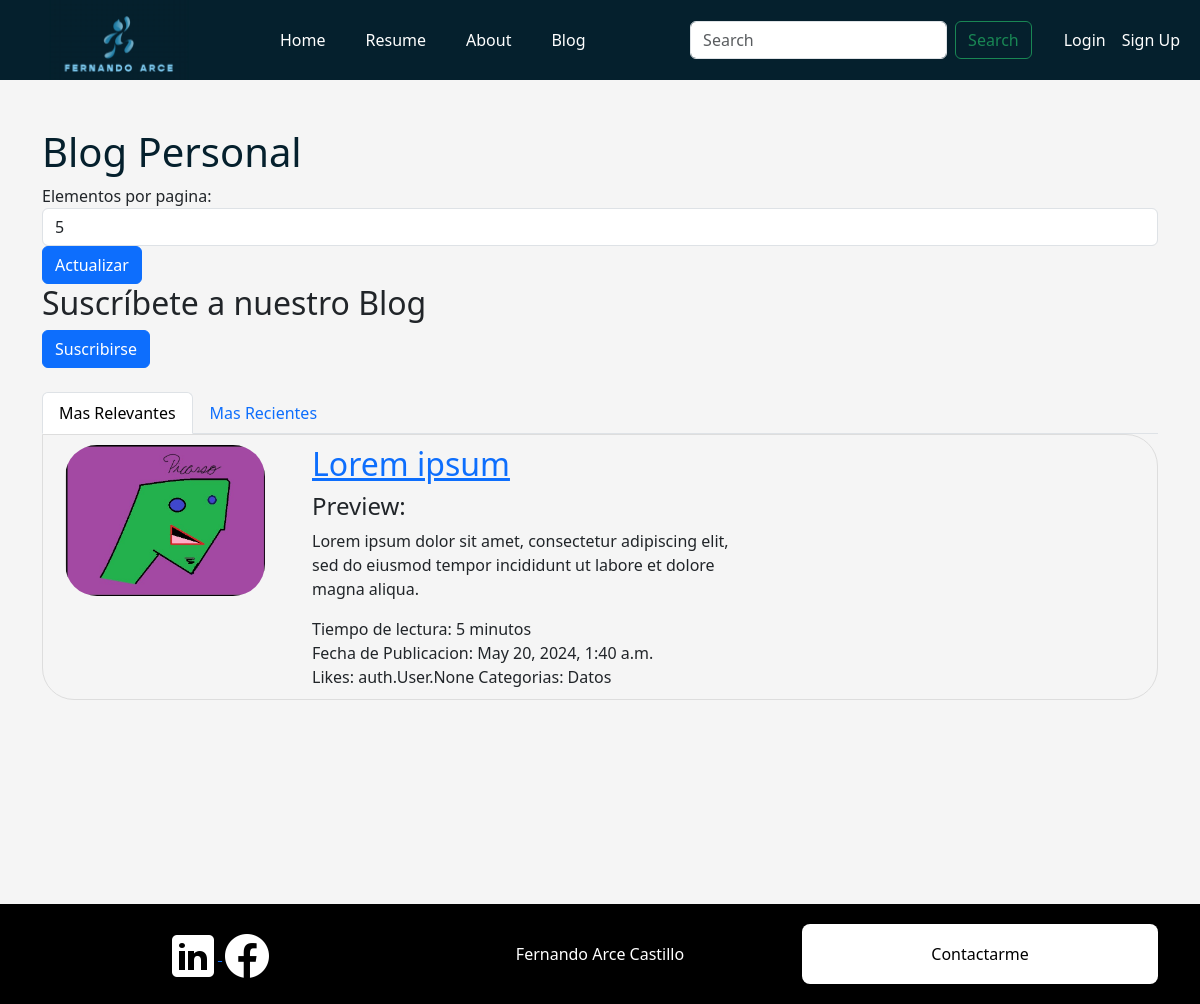
Page /articulos/ on the committed database.
### sitio_personal/models.py (models this page shows, shortened)
class Articulo(models.Model):
    titulo = models.CharField(max_length=200)
    contenido = models.TextField()
    etiquetas = models.ManyToManyField(Etiqueta)
    fecha_publicacion = models.DateTimeField(auto_now_add=True)
    likes = models.ManyToManyField(User, related_name='likes', blank=True)
    thumbnail = models.ImageField(upload_to='sitio_personal/static/img/thumbnails', null=True, blank=True)
    preview = models.TextField(null=True, blank=True)
    tiempo_lectura = models.IntegerField(default=5)
    usuario = models.ForeignKey(User, on_delete=models.CASCADE)
    def thumbnail_name(self):
        if self.thumbnail and self.thumbnail.name:
            return self.thumbnail.name.split('/')[-1]
        return None

class Etiqueta(models.Model):
    nombre = models.CharField(max_length=100)

### sitio_personal/views.py (the view)
# urls.py: path('articulos/', views.listar_articulos, name='listar_articulos'),
def listar_articulos(request):
    default_page = 1
    page = request.GET.get('page', default_page)
    items_per_page = request.GET.get('items_per_page', 5)
    articulos_por_likes = Articulo.objects.all().order_by('-likes')
    articulos_mas_recientes = Articulo.objects.all().order_by('-fecha_publicacion')
    paginator = Paginator(articulos_por_likes, items_per_page)
    try:
        items_page_likes = paginator.page(page)
    except PageNotAnInteger:
        items_page_likes = paginator.page(default_page)
    except EmptyPage:
        items_page_likes = paginator.page(paginator.num_pages)
    paginator = Paginator(articulos_mas_recientes, items_per_page)
    try:
        items_page_relevant = paginator.page(page)
    except PageNotAnInteger:
        items_page_relevant = paginator.page(default_page)
    except EmptyPage:
        items_page_relevant = paginator.page(paginator.num_pages)
    context = {
        'items_page_likes': items_page_likes,
        'items_page_relevant': items_page_relevant
    }
    return render(request, 'sitio_personal/listar_articulos.html', context)

### sitio_personal/templates/sitio_personal/listar_articulos.html (shortened to what this page needs)
{% extends 'base.html' %}
{% block content %}
<div class="container mb-4 contenedor_articulos" style="position: relative;">
    <h1 style="color: #05202D; "><br />Blog Personal <br /></h1>
    <form class="form-inline" method="get" action="{% url 'listar_articulos' %}">
        <div class="form-group">
            <label for="items_per_page" class="mr-2">Elementos por pagina:</label>
            <select class="form-control" name="items_per_page" id="items_per_page">
                <option value="5">5</option>
            </select>
        </div>
        <button type="submit" class="btn btn-primary ml-2">Actualizar</button>
    </form>
    <div class="suscripcion">
        <h2>Suscríbete a nuestro Blog</h2>
        <form method="post" action="{% url 'suscribirse' %}">
            <button type="submit" class="btn btn-primary">Suscribirse</button>
        </form>
    </div>
    <ul class="nav nav-tabs mt-4" id="myTab" role="tablist">
        <li class="nav-item" role="presentation">
            <button class="nav-link active" id="relevantes-tab" data-bs-toggle="tab" data-bs-target="#relevantes" type="button" role="tab" aria-controls="relevantes" aria-selected="true">Mas Relevantes</button>
        </li>
        <li class="nav-item" role="presentation">
            <button class="nav-link" id="recientes-tab" data-bs-toggle="tab" data-bs-target="#recientes" type="button" role="tab" aria-controls="recientes" aria-selected="false">Mas Recientes</button>
        </li>
    </ul>
    <div class="tab-content" id="myTabContent">
        <div class="tab-pane fade show active" id="relevantes" role="tabpanel" aria-labelledby="relevantes-tab">
            {% if items_page_likes %}
            {% for articulo in items_page_likes %}
            <div class="articulo">
                <div class="container text-start">
                    <div class="row justify-content-start">
                        <div class="col">
                            <img src="../static/img/thumbnails/{{ articulo.thumbnail_name}}" alt="{{ articulo.thumbnail_name}}">
                        </div>
                        <div class="col">
                            <div class="texto_miniatura">
                                <h2><a href="{% url 'detalle_articulo' articulo.id %}">{{ articulo.titulo }}</a></h2>
                                <h4>Preview:</h4>
                                <p>{{ articulo.preview }}</p>
                                <span>Tiempo de lectura: {{ articulo.tiempo_lectura }} minutos <br /></span>
                                <span>Fecha de Publicacion: {{ articulo.fecha_publicacion }} <br /></span>
                                <span>Likes: {{articulo.likes}}</span>
                                <span>
                                    Categorias:
                                    {% for etiqueta in articulo.etiquetas.all %}
                                    {{ etiqueta.nombre }}
                                    {% endfor %}
                                    <br />
                                </span>
                            </div>
                        </div>
                    </div>
                </div>
            </div>
            {% endfor %}
            {% else %}
            <p>No items found.</p>
            {% endif %}
        </div>
    </div>
</div>
<footer class="footer-black">
    <div class="container text-center">
        <div class="row align-items-start">
          <div class="col">
            <div class="container">
                <a href="https://www.linkedin.com/" target="_blank">
                    <img src="../static/img/logo_linkedin.png" alt="perfil linkedin" />
                </a>
                <span>
                    <a href="https://www.facebook.com/" target="_blank">
                        <img src="../static/img/logo_facebook.png" alt="perfil facebook" />
                    </a>
                </span>
            </div>
          </div>
          <div class="col">
            Fernando Arce Castillo
          </div>
          <div class="col">
            <div class="boton_contacto" data-toggle="modal" data-target="#contactModal">
                Contactarme
            </div>
          </div>
        </div>
      </div>
</footer>
{% endblock %}

### sitio_personal/static/css/styles.css (style rules this page uses)
body { background-color: #f5f5f5; }
.footer-black { background-color: #000; color: #fff; padding-top: 20px; height: 100px; line-height: 60px; }
.articulo { margin-bottom: 20px; border: 1px solid #ddd; padding: 10px; border-radius: 2rem; border-top-left-radius: 0; }
.articulo img { position: relative; border-radius: 2rem; max-width: 200px; height: auto; }
.texto_miniatura { position: relative; right: 25rem; height: 100%; padding-left: 100px; }
.contenedor_articulos { min-height: 100vh; }
.boton_contacto { background-color: #ffffff; color: #000; border-radius: 0.5rem; }

### rows in the picture
Articulo: thumbnail_name (picture), titulo "Lorem ipsum", preview "Lorem ipsum dolor sit amet, consectetur adipiscing elit, sed do eiusmod tempor incididunt ut labore et dolore magna aliqua.", tiempo_lectura "5", fecha_publicacion "May 20, 2024, 1:40 a.m.", likes "auth.User.None"
Etiqueta: nombre "Datos"
